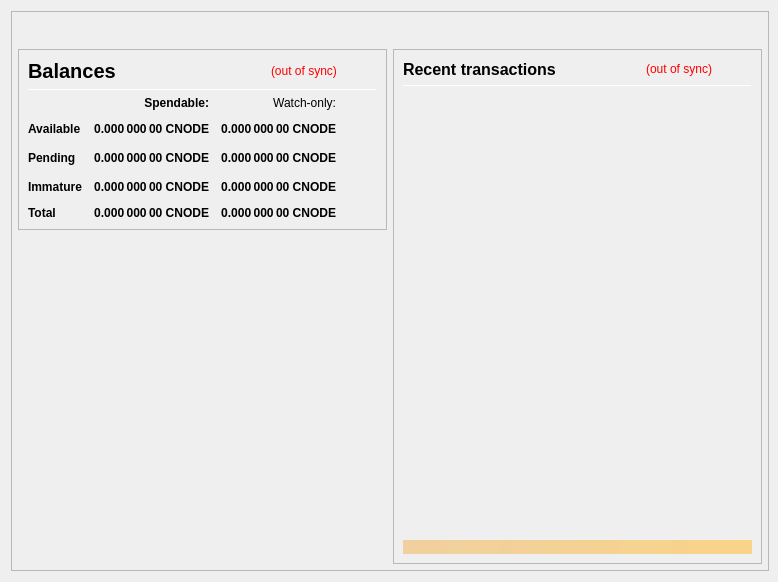
<?xml version="1.0" encoding="UTF-8"?>
<ui version="4.0">
 <class>OverviewPage</class>
 <widget class="QWidget" name="OverviewPage">
  <property name="geometry">
   <rect>
    <x>0</x>
    <y>0</y>
    <width>778</width>
    <height>582</height>
   </rect>
  </property>
  <property name="minimumSize">
   <size>
    <width>660</width>
    <height>582</height>
   </size>
  </property>
  <property name="font">
   <font>
    <weight>50</weight>
    <bold>false</bold>
   </font>
  </property>
  <property name="windowTitle">
   <string>Form</string>
  </property>
  <layout class="QVBoxLayout" name="topLayout" stretch="0">
   <property name="rightMargin">
    <number>9</number>
   </property>
   <item>
    <widget class="QFrame" name="frame_BG">
     <property name="minimumSize">
      <size>
       <width>650</width>
       <height>510</height>
      </size>
     </property>
     <property name="maximumSize">
      <size>
       <width>16777215</width>
       <height>16777215</height>
      </size>
     </property>
     <property name="frameShape">
      <enum>QFrame::StyledPanel</enum>
     </property>
     <property name="frameShadow">
      <enum>QFrame::Raised</enum>
     </property>
     <layout class="QVBoxLayout" name="verticalLayout_3" stretch="0">
      <property name="leftMargin">
       <number>0</number>
      </property>
      <property name="topMargin">
       <number>0</number>
      </property>
      <property name="rightMargin">
       <number>0</number>
      </property>
      <property name="bottomMargin">
       <number>6</number>
      </property>
      <item>
       <layout class="QVBoxLayout" name="verticalLayout_Master" stretch="0,1">
        <property name="leftMargin">
         <number>0</number>
        </property>
        <property name="topMargin">
         <number>0</number>
        </property>
        <property name="rightMargin">
         <number>0</number>
        </property>
        <property name="bottomMargin">
         <number>0</number>
        </property>
        <item>
         <widget class="QFrame" name="frame_Header">
          <layout class="QVBoxLayout" name="verticalLayout_Header" stretch="0">
           <property name="leftMargin">
            <number>0</number>
           </property>
           <property name="topMargin">
            <number>0</number>
           </property>
           <property name="rightMargin">
            <number>0</number>
           </property>
           <property name="bottomMargin">
            <number>0</number>
           </property>
           <item>
            <layout class="QHBoxLayout" name="horizontalLayout_Header" stretch="1,0">
             <property name="spacing">
              <number>6</number>
             </property>
             <item>
              <spacer name="horizontalSpacer_Header">
               <property name="orientation">
                <enum>Qt::Horizontal</enum>
               </property>
               <property name="sizeHint" stdset="0">
                <size>
                 <width>40</width>
                 <height>20</height>
                </size>
               </property>
              </spacer>
             </item>
			 <item>
           <widget class="QLabel" name="labelOverviewHeaderLeft">
            <property name="minimumSize">
             <size>
              <width>464</width>
              <height>1</height>
             </size>
            </property>
            <property name="maximumSize">
             <size>
              <width>16777215</width>
              <height>60</height>
             </size>
            </property>
            <property name="font">
             <font>
              <pointsize>20</pointsize>
              <weight>75</weight>
              <bold>true</bold>
             </font>
            </property>
            <property name="text">
             <string></string>
            </property>
            <property name="alignment">
             <set>Qt::AlignLeading|Qt::AlignLeft|Qt::AlignVCenter</set>
            </property>
           </widget>
          </item>
             <item>
              <widget class="QLabel" name="labelOverviewHeaderRight">
               <property name="minimumSize">
                <size>
                 <width>464</width>
                 <height>1</height>
                </size>
               </property>
               <property name="maximumSize">
                <size>
                 <width>16777215</width>
                 <height>60</height>
                </size>
               </property>
				<property name="font">
				 <font>
				  <pointsize>20</pointsize>
				  <weight>75</weight>
				  <bold>true</bold>
				 </font>
				</property>
				<property name="text">
				 <string></string>
				</property>
               <property name="alignment">
                <set>Qt::AlignRight|Qt::AlignTrailing|Qt::AlignVCenter</set>
               </property>
              </widget>
             </item>
            </layout>
           </item>
          </layout>
         </widget>
        </item>
        <item>
         <widget class="QFrame" name="frame_Content">
          <layout class="QVBoxLayout" name="verticalLayout_Content">
           <property name="leftMargin">
            <number>6</number>
           </property>
           <property name="topMargin">
            <number>0</number>
           </property>
           <property name="rightMargin">
            <number>6</number>
           </property>
           <property name="bottomMargin">
            <number>0</number>
           </property>
           <item>
            <layout class="QHBoxLayout" name="horizontalLayout_Content" stretch="1,1">
             <property name="spacing">
              <number>6</number>
             </property>
             <item>
              <layout class="QVBoxLayout" name="verticalLayout_left" stretch="0,0">
               <item>
                <widget class="QFrame" name="frameBalances">
                 <property name="frameShape">
                  <enum>QFrame::StyledPanel</enum>
                 </property>
                 <property name="frameShadow">
                  <enum>QFrame::Raised</enum>
                 </property>
                 <layout class="QVBoxLayout" name="verticalLayout_4">
                  <item>
                   <layout class="QHBoxLayout" name="hlBalancesHeader" stretch="2,0,0">
                    <property name="spacing">
                     <number>6</number>
                    </property>
                    <item>
                     <widget class="QLabel" name="labelBalances">
                      <property name="minimumSize">
                       <size>
                        <width>0</width>
                        <height>0</height>
                       </size>
                      </property>
                      <property name="font">
                       <font>
                        <pointsize>15</pointsize>
                        <weight>75</weight>
                        <bold>true</bold>
                       </font>
                      </property>
                      <property name="text">
                       <string>Balances</string>
                      </property>
                     </widget>
                    </item>
                    <item>
                     <widget class="QLabel" name="labelWalletStatus">
                      <property name="cursor">
                       <cursorShape>WhatsThisCursor</cursorShape>
                      </property>
                      <property name="toolTip">
                       <string>The displayed information may be out of date. Your wallet automatically synchronizes with the CNODE network after a connection is established, but this process has not completed yet.</string>
                      </property>
                      <property name="styleSheet">
                       <string notr="true">QLabel { color: red; }</string>
                      </property>
                      <property name="text">
                       <string notr="true">(out of sync)</string>
                      </property>
                      <property name="alignment">
                       <set>Qt::AlignLeading|Qt::AlignLeft|Qt::AlignVCenter</set>
                      </property>
                     </widget>
                    </item>
                    <item>
                     <spacer name="hsBalancesHeader">
                      <property name="orientation">
                       <enum>Qt::Horizontal</enum>
                      </property>
                      <property name="sizeHint" stdset="0">
                       <size>
                        <width>40</width>
                        <height>20</height>
                       </size>
                      </property>
                     </spacer>
                    </item>
                   </layout>
                  </item>
                  <item>
                   <widget class="Line" name="lineBalances">
                    <property name="minimumSize">
                     <size>
                      <width>0</width>
                      <height>1</height>
                     </size>
                    </property>
                    <property name="maximumSize">
                     <size>
                      <width>16777215</width>
                      <height>1</height>
                     </size>
                    </property>
                    <property name="orientation">
                     <enum>Qt::Horizontal</enum>
                    </property>
                   </widget>
                  </item>
                  <item>
                   <layout class="QGridLayout" name="gridLayout">
                    <property name="spacing">
                     <number>12</number>
                    </property>
                    <item row="2" column="2">
                     <widget class="QLabel" name="labelWatchPending">
                      <property name="font">
                       <font>
                        <weight>75</weight>
                        <bold>true</bold>
                       </font>
                      </property>
                      <property name="cursor">
                       <cursorShape>ArrowCursor</cursorShape>
                      </property>
                      <property name="toolTip">
                       <string>Unconfirmed transactions to watch-only addresses</string>
                      </property>
                      <property name="text">
                       <string notr="true">0.000 000 00 CNODE</string>
                      </property>
                      <property name="alignment">
                       <set>Qt::AlignRight|Qt::AlignTrailing|Qt::AlignVCenter</set>
                      </property>
                      <property name="textInteractionFlags">
                       <set>Qt::NoTextInteraction</set>
                      </property>
                     </widget>
                    </item>
                    <item row="2" column="1">
                     <widget class="QLabel" name="labelUnconfirmed">
                      <property name="font">
                       <font>
                        <weight>75</weight>
                        <bold>true</bold>
                       </font>
                      </property>
                      <property name="cursor">
                       <cursorShape>ArrowCursor</cursorShape>
                      </property>
                      <property name="toolTip">
                       <string>Total of transactions that have yet to be confirmed, and do not yet count toward the spendable balance</string>
                      </property>
                      <property name="text">
                       <string notr="true">0.000 000 00 CNODE</string>
                      </property>
                      <property name="alignment">
                       <set>Qt::AlignRight|Qt::AlignTrailing|Qt::AlignVCenter</set>
                      </property>
                      <property name="textInteractionFlags">
                       <set>Qt::NoTextInteraction</set>
                      </property>
                     </widget>
                    </item>
                    <item row="3" column="2">
                     <widget class="QLabel" name="labelWatchImmature">
                      <property name="font">
                       <font>
                        <weight>75</weight>
                        <bold>true</bold>
                       </font>
                      </property>
                      <property name="cursor">
                       <cursorShape>ArrowCursor</cursorShape>
                      </property>
                      <property name="toolTip">
                       <string>Staked or masternode rewards in watch-only addresses that has not yet matured</string>
                      </property>
                      <property name="text">
                       <string notr="true">0.000 000 00 CNODE</string>
                      </property>
                      <property name="alignment">
                       <set>Qt::AlignRight|Qt::AlignTrailing|Qt::AlignVCenter</set>
                      </property>
                      <property name="textInteractionFlags">
                       <set>Qt::NoTextInteraction</set>
                      </property>
                     </widget>
                    </item>
                    <item row="4" column="0">
                     <widget class="QLabel" name="labelTotalText">
                      <property name="font">
                       <font>
                        <weight>75</weight>
                        <bold>true</bold>
                       </font>
                      </property>
                      <property name="text">
                       <string>Total</string>
                      </property>
                      <property name="textInteractionFlags">
                       <set>Qt::NoTextInteraction</set>
                      </property>
                     </widget>
                    </item>
                    <item row="3" column="1">
                     <widget class="QLabel" name="labelImmature">
                      <property name="font">
                       <font>
                        <weight>75</weight>
                        <bold>true</bold>
                       </font>
                      </property>
                      <property name="cursor">
                       <cursorShape>ArrowCursor</cursorShape>
                      </property>
                      <property name="toolTip">
                       <string>Staked or masternode rewards that has not yet matured</string>
                      </property>
                      <property name="text">
                       <string notr="true">0.000 000 00 CNODE</string>
                      </property>
                      <property name="alignment">
                       <set>Qt::AlignRight|Qt::AlignTrailing|Qt::AlignVCenter</set>
                      </property>
                      <property name="textInteractionFlags">
                       <set>Qt::NoTextInteraction</set>
                      </property>
                     </widget>
                    </item>
                    <item row="2" column="3">
                     <spacer name="hsBalances">
                      <property name="orientation">
                       <enum>Qt::Horizontal</enum>
                      </property>
                      <property name="sizeHint" stdset="0">
                       <size>
                        <width>40</width>
                        <height>20</height>
                       </size>
                      </property>
                     </spacer>
                    </item>
                    <item row="3" column="0">
                     <widget class="QLabel" name="labelImmatureText">
                      <property name="font">
                       <font>
                        <weight>75</weight>
                        <bold>true</bold>
                       </font>
                      </property>
                      <property name="text">
                       <string>Immature</string>
                      </property>
                      <property name="textInteractionFlags">
                       <set>Qt::NoTextInteraction</set>
                      </property>
                     </widget>
                    </item>
                    <item row="4" column="1">
                     <widget class="QLabel" name="labelTotal">
                      <property name="font">
                       <font>
                        <weight>75</weight>
                        <bold>true</bold>
                       </font>
                      </property>
                      <property name="cursor">
                       <cursorShape>ArrowCursor</cursorShape>
                      </property>
                      <property name="toolTip">
                       <string>Your current total balance</string>
                      </property>
                      <property name="text">
                       <string notr="true">0.000 000 00 CNODE</string>
                      </property>
                      <property name="alignment">
                       <set>Qt::AlignRight|Qt::AlignTrailing|Qt::AlignVCenter</set>
                      </property>
                      <property name="textInteractionFlags">
                       <set>Qt::NoTextInteraction</set>
                      </property>
                     </widget>
                    </item>
                    <item row="4" column="2">
                     <widget class="QLabel" name="labelWatchTotal">
                      <property name="font">
                       <font>
                        <weight>75</weight>
                        <bold>true</bold>
                       </font>
                      </property>
                      <property name="cursor">
                       <cursorShape>ArrowCursor</cursorShape>
                      </property>
                      <property name="toolTip">
                       <string>Current total balance in watch-only addresses</string>
                      </property>
                      <property name="text">
                       <string notr="true">0.000 000 00 CNODE</string>
                      </property>
                      <property name="alignment">
                       <set>Qt::AlignRight|Qt::AlignTrailing|Qt::AlignVCenter</set>
                      </property>
                      <property name="textInteractionFlags">
                       <set>Qt::NoTextInteraction</set>
                      </property>
                     </widget>
                    </item>
                    <item row="0" column="2">
                     <widget class="QLabel" name="labelWatchonly">
                      <property name="text">
                       <string>Watch-only:</string>
                      </property>
                      <property name="alignment">
                       <set>Qt::AlignRight|Qt::AlignTrailing|Qt::AlignVCenter</set>
                      </property>
                     </widget>
                    </item>
                    <item row="1" column="0">
                     <widget class="QLabel" name="labelBalanceText">
                      <property name="font">
                       <font>
                        <weight>75</weight>
                        <bold>true</bold>
                       </font>
                      </property>
                      <property name="text">
                       <string>Available</string>
                      </property>
                      <property name="textInteractionFlags">
                       <set>Qt::NoTextInteraction</set>
                      </property>
                     </widget>
                    </item>
                    <item row="1" column="1">
                     <widget class="QLabel" name="labelBalance">
                      <property name="font">
                       <font>
                        <weight>75</weight>
                        <bold>true</bold>
                       </font>
                      </property>
                      <property name="cursor">
                       <cursorShape>ArrowCursor</cursorShape>
                      </property>
                      <property name="toolTip">
                       <string>Your current spendable balance</string>
                      </property>
                      <property name="text">
                       <string notr="true">0.000 000 00 CNODE</string>
                      </property>
                      <property name="alignment">
                       <set>Qt::AlignRight|Qt::AlignTrailing|Qt::AlignVCenter</set>
                      </property>
                      <property name="textInteractionFlags">
                       <set>Qt::NoTextInteraction</set>
                      </property>
                     </widget>
                    </item>
                    <item row="1" column="2">
                     <widget class="QLabel" name="labelWatchAvailable">
                      <property name="font">
                       <font>
                        <weight>75</weight>
                        <bold>true</bold>
                       </font>
                      </property>
                      <property name="cursor">
                       <cursorShape>ArrowCursor</cursorShape>
                      </property>
                      <property name="toolTip">
                       <string>Your current balance in watch-only addresses</string>
                      </property>
                      <property name="text">
                       <string notr="true">0.000 000 00 CNODE</string>
                      </property>
                      <property name="alignment">
                       <set>Qt::AlignRight|Qt::AlignTrailing|Qt::AlignVCenter</set>
                      </property>
                      <property name="textInteractionFlags">
                       <set>Qt::NoTextInteraction</set>
                      </property>
                     </widget>
                    </item>
                    <item row="2" column="0">
                     <widget class="QLabel" name="labelPendingText">
                      <property name="font">
                       <font>
                        <weight>75</weight>
                        <bold>true</bold>
                       </font>
                      </property>
                      <property name="text">
                       <string>Pending</string>
                      </property>
                      <property name="textInteractionFlags">
                       <set>Qt::NoTextInteraction</set>
                      </property>
                     </widget>
                    </item>
                    <item row="0" column="1">
                     <widget class="QLabel" name="labelSpendable">
                      <property name="font">
                       <font>
                        <weight>75</weight>
                        <bold>true</bold>
                       </font>
                      </property>
                      <property name="text">
                       <string>Spendable:</string>
                      </property>
                      <property name="alignment">
                       <set>Qt::AlignRight|Qt::AlignTrailing|Qt::AlignVCenter</set>
                      </property>
                     </widget>
                    </item>
                   </layout>
                  </item>
                 </layout>
                </widget>
               </item>
               <item>
                <spacer name="verticalSpacer">
                 <property name="orientation">
                  <enum>Qt::Vertical</enum>
                 </property>
                 <property name="sizeHint" stdset="0">
                  <size>
                   <width>20</width>
                   <height>40</height>
                  </size>
                 </property>
                </spacer>
               </item>
              </layout>
             </item>
             <item>
              <layout class="QVBoxLayout" name="verticalLayout_right" stretch="1">
               <item>
                <widget class="QFrame" name="frame_RecentTransactions">
                 <property name="minimumSize">
                  <size>
                   <width>0</width>
                   <height>0</height>
                  </size>
                 </property>
                 <property name="frameShape">
                  <enum>QFrame::StyledPanel</enum>
                 </property>
                 <property name="frameShadow">
                  <enum>QFrame::Raised</enum>
                 </property>
                 <layout class="QVBoxLayout" name="verticalLayout_1" stretch="0,0,0,0,0">
                  <item>
                   <layout class="QHBoxLayout" name="horizontalLayout_2" stretch="2,0,0">
                    <property name="spacing">
                     <number>3</number>
                    </property>
                    <item>
                     <widget class="QLabel" name="label_4">
                      <property name="minimumSize">
                       <size>
                        <width>0</width>
                        <height>20</height>
                       </size>
                      </property>
                      <property name="font">
                       <font>
                        <pointsize>12</pointsize>
                        <weight>75</weight>
                        <bold>true</bold>
                       </font>
                      </property>
                      <property name="text">
                       <string>Recent transactions</string>
                      </property>
                     </widget>
                    </item>
                    <item>
                     <widget class="QLabel" name="labelTransactionsStatus">
                      <property name="cursor">
                       <cursorShape>WhatsThisCursor</cursorShape>
                      </property>
                      <property name="toolTip">
                       <string>The displayed information may be out of date. Your wallet automatically synchronizes with the CNODE network after a connection is established, but this process has not completed yet.</string>
                      </property>
                      <property name="styleSheet">
                       <string notr="true">QLabel { color: red; }</string>
                      </property>
                      <property name="text">
                       <string notr="true">(out of sync)</string>
                      </property>
                      <property name="alignment">
                       <set>Qt::AlignRight|Qt::AlignTrailing|Qt::AlignVCenter</set>
                      </property>
                     </widget>
                    </item>
                    <item>
                     <spacer name="horizontalSpacer">
                      <property name="orientation">
                       <enum>Qt::Horizontal</enum>
                      </property>
                      <property name="sizeHint" stdset="0">
                       <size>
                        <width>40</width>
                        <height>20</height>
                       </size>
                      </property>
                     </spacer>
                    </item>
                   </layout>
                  </item>
                  <item>
                   <widget class="Line" name="line">
                    <property name="minimumSize">
                     <size>
                      <width>0</width>
                      <height>1</height>
                     </size>
                    </property>
                    <property name="maximumSize">
                     <size>
                      <width>16777215</width>
                      <height>1</height>
                     </size>
                    </property>
                    <property name="orientation">
                     <enum>Qt::Horizontal</enum>
                    </property>
                   </widget>
                  </item>
                  <item>
                   <widget class="QListView" name="listTransactions">
                    <property name="minimumSize">
                     <size>
                      <width>0</width>
                      <height>0</height>
                     </size>
                    </property>
                    <property name="styleSheet">
                     <string notr="true">QListView { background: transparent; }</string>
                    </property>
                    <property name="frameShape">
                     <enum>QFrame::NoFrame</enum>
                    </property>
                    <property name="verticalScrollBarPolicy">
                     <enum>Qt::ScrollBarAlwaysOff</enum>
                    </property>
                    <property name="horizontalScrollBarPolicy">
                     <enum>Qt::ScrollBarAlwaysOff</enum>
                    </property>
                    <property name="selectionMode">
                     <enum>QAbstractItemView::NoSelection</enum>
                    </property>
                   </widget>
                  </item>
                  <item>
                   <spacer name="verticalSpacer_2">
                    <property name="orientation">
                     <enum>Qt::Vertical</enum>
                    </property>
                    <property name="sizeType">
                     <enum>QSizePolicy::Expanding</enum>
                    </property>
                    <property name="sizeHint" stdset="0">
                     <size>
                      <width>20</width>
                      <height>40</height>
                     </size>
                    </property>
                   </spacer>
                  </item>
                  <item>
                   <widget class="QLabel" name="labelAlerts">
                    <property name="maximumSize">
                     <size>
                      <width>16777215</width>
                      <height>16777215</height>
                     </size>
                    </property>
                    <property name="styleSheet">
                     <string notr="true">background-color: qlineargradient(x1: 0, y1: 0, x2: 1, y2: 0, stop:0 #F0D0A0, stop:1 #F8D488); color:#000000;</string>
                    </property>
                    <property name="text">
                     <string/>
                    </property>
                    <property name="wordWrap">
                     <bool>true</bool>
                    </property>
                    <property name="margin">
                     <number>3</number>
                    </property>
                   </widget>
                  </item>
                 </layout>
                </widget>
               </item>
              </layout>
             </item>
            </layout>
           </item>
          </layout>
         </widget>
        </item>
       </layout>
      </item>
     </layout>
    </widget>
   </item>
  </layout>
 </widget>
 <resources/>
 <connections/>
</ui>
